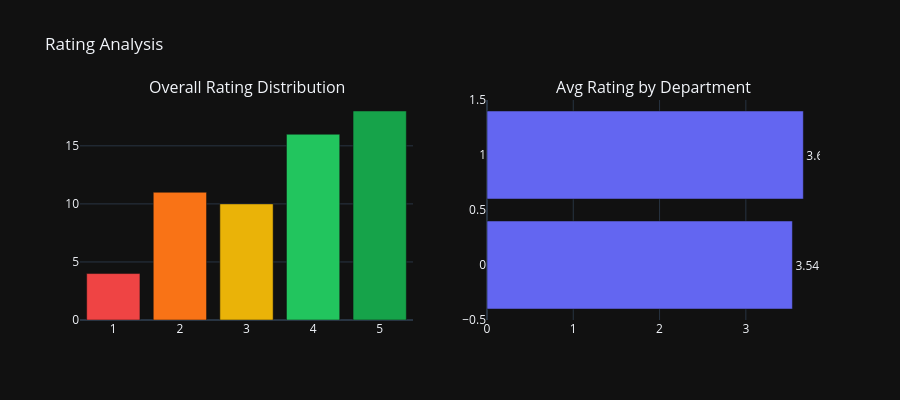
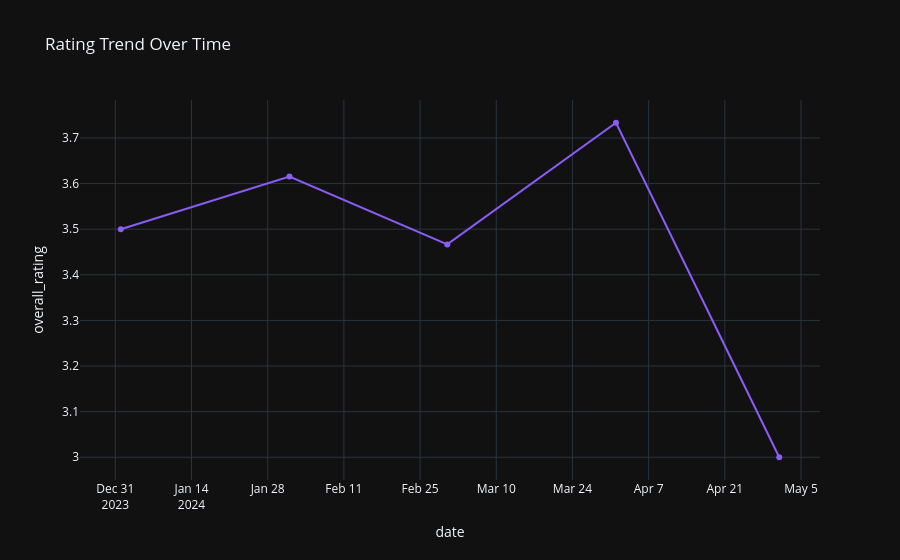
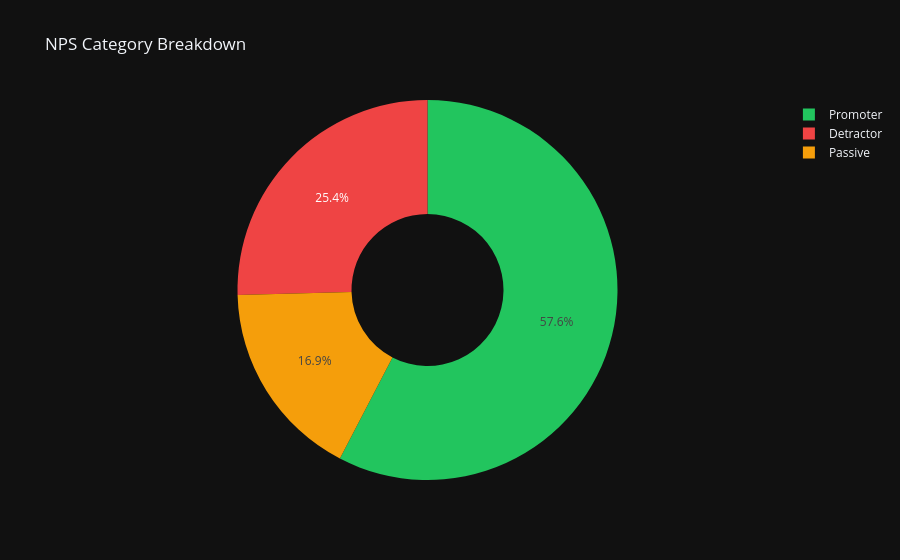

Notebook source saved alongside these figures, in order:
### Code cell
# ── CELL 5 — Rating Distribution & Department Comparison (Robust) ───────────

# ✅ Step 0: Normalize column names (VERY IMPORTANT)
df.columns = df.columns.str.strip().str.lower().str.replace(" ", "_")

# ✅ Step 1: Auto-detect rating column
rating_col = find_rating_col(df)

# ✅ Step 2: Auto-detect department column
dept_col = None
for col in df.columns:
    if 'department' in col:
        dept_col = col
        break

# 🧠 Debug (optional)
print(f"Detected rating column: {rating_col}")
print(f"Detected department column: {dept_col}")

# ✅ Step 3: Plot only if rating exists
if rating_col:

    fig = make_subplots(
        rows=1, cols=2,
        subplot_titles=['Overall Rating Distribution', 'Avg Rating by Department']
    )

    # 📊 Rating Distribution
    hist_data = df[rating_col].value_counts().sort_index()

    fig.add_trace(
        go.Bar(
            x=hist_data.index,
            y=hist_data.values,
            marker_color=['#ef4444', '#f97316', '#eab308', '#22c55e', '#16a34a'],
            name='Count',
            showlegend=False
        ),
        row=1, col=1
    )

    # 📊 Department-wise Avg Rating (only if found)
    if dept_col:
        dept_avg = df.groupby(dept_col)[rating_col].mean().sort_values()

        fig.add_trace(
            go.Bar(
                x=dept_avg.values,
                y=dept_avg.index,
                orientation='h',
                marker_color=['#6366f1'] * len(dept_avg),
                name='Avg Rating',
                showlegend=False,
                text=[f'{v:.2f}' for v in dept_avg.values],
                textposition='outside'
            ),
            row=1, col=2
        )
    else:
        print("⚠️ No department column detected — skipping department comparison")

    fig.update_layout(
        template=PLOTLY_TEMPLATE,
        height=400,
        title_text='Rating Analysis'
    )

    fig.show()

# ── 📈 Rating Trend Over Time ─────────────────────────────────────

# Auto-detect date column
date_col = None
for col in df.columns:
    if 'date' in col:
        date_col = col
        break

if rating_col and date_col:
    df[date_col] = pd.to_datetime(df[date_col], errors='coerce')

    trend = (
        df.groupby(df[date_col].dt.to_period('M'))[rating_col]
        .mean()
        .reset_index()
    )

    trend[date_col] = trend[date_col].astype(str)

    fig2 = px.line(
        trend,
        x=date_col,
        y=rating_col,
        title='Rating Trend Over Time',
        markers=True,
        template=PLOTLY_TEMPLATE,
        color_discrete_sequence=['#8b5cf6']
    )

    fig2.show()
else:
    print("⚠️ Date column not found — skipping trend analysis")

# ── 🥧 NPS Category Breakdown ─────────────────────────────────────

# Auto-detect NPS column
nps_col = None
for col in df.columns:
    if 'nps' in col:
        nps_col = col
        break

if nps_col:
    nps_counts = df[nps_col].value_counts().reset_index()
    nps_counts.columns = [nps_col, 'count']

    fig3 = px.pie(
        nps_counts,
        names=nps_col,
        values='count',
        hole=0.4,
        title='NPS Category Breakdown',
        template=PLOTLY_TEMPLATE,
        color=nps_col,
        color_discrete_map={
            'Promoter': '#22c55e',
            'Passive': '#f59e0b',
            'Detractor': '#ef4444'
        }
    )

    fig3.show()
else:
    print("⚠️ NPS column not found — skipping NPS chart")

print("✅ Cell 5 complete (Robust Version)")

### Figure 1 — Plotly figure (JSON) as saved in the notebook; plotly's stock layout.template omitted (floating-point values rounded to 4 significant figures)
{"data": [{"marker": {"color": ["#ef4444", "#f97316", "#eab308", "#22c55e", "#16a34a"]}, "name": "Count", "showlegend": false, "type": "bar", "x": [1, 2, 3, 4, 5], "xaxis": "x", "y": [4, 11, 10, 16, 18], "yaxis": "y"}, {"marker": {"color": ["#6366f1", "#6366f1"]}, "name": "Avg Rating", "orientation": "h", "showlegend": false, "text": ["3.54", "3.67"], "textposition": "outside", "type": "bar", "x": [3.54, 3.667], "xaxis": "x2", "y": [0, 1], "yaxis": "y2"}], "layout": {"annotations": [{"font": {"size": 16}, "showarrow": false, "text": "Overall Rating Distribution", "x": 0.225, "xanchor": "center", "xref": "paper", "y": 1, "yanchor": "bottom", "yref": "paper"}, {"font": {"size": 16}, "showarrow": false, "text": "Avg Rating by Department", "x": 0.775, "xanchor": "center", "xref": "paper", "y": 1, "yanchor": "bottom", "yref": "paper"}], "height": 400, "title": {"text": "Rating Analysis"}, "xaxis": {"anchor": "y", "domain": [0, 0.45]}, "xaxis2": {"anchor": "y2", "domain": [0.55, 1]}, "yaxis": {"anchor": "x", "domain": [0, 1]}, "yaxis2": {"anchor": "x2", "domain": [0, 1]}}}

### Figure 2 — Plotly figure (JSON) as saved in the notebook; plotly's stock layout.template omitted (floating-point values rounded to 4 significant figures)
{"data": [{"hovertemplate": "date=%{x}<br>overall_rating=%{y}<extra></extra>", "legendgroup": "", "line": {"color": "#8b5cf6", "dash": "solid"}, "marker": {"symbol": "circle"}, "mode": "lines+markers", "name": "", "orientation": "v", "showlegend": false, "type": "scatter", "x": ["2024-01", "2024-02", "2024-03", "2024-04", "2024-05"], "xaxis": "x", "y": [3.5, 3.615, 3.467, 3.733, 3.0], "yaxis": "y"}], "layout": {"legend": {"tracegroupgap": 0}, "title": {"text": "Rating Trend Over Time"}, "xaxis": {"anchor": "y", "domain": [0, 1], "title": {"text": "date"}}, "yaxis": {"anchor": "x", "domain": [0, 1], "title": {"text": "overall_rating"}}}}

### Figure 3 — Plotly figure (JSON) as saved in the notebook; plotly's stock layout.template omitted (floating-point values rounded to 4 significant figures)
{"data": [{"customdata": [["Promoter"], ["Detractor"], ["Passive"]], "domain": {"x": [0, 1], "y": [0, 1]}, "hole": 0.4, "hovertemplate": "nps_category=%{customdata[0]}<br>count=%{value}<extra></extra>", "labels": ["Promoter", "Detractor", "Passive"], "legendgroup": "", "marker": {"colors": ["#22c55e", "#ef4444", "#f59e0b"]}, "name": "", "showlegend": true, "type": "pie", "values": [34, 15, 10]}], "layout": {"legend": {"tracegroupgap": 0}, "title": {"text": "NPS Category Breakdown"}}}
